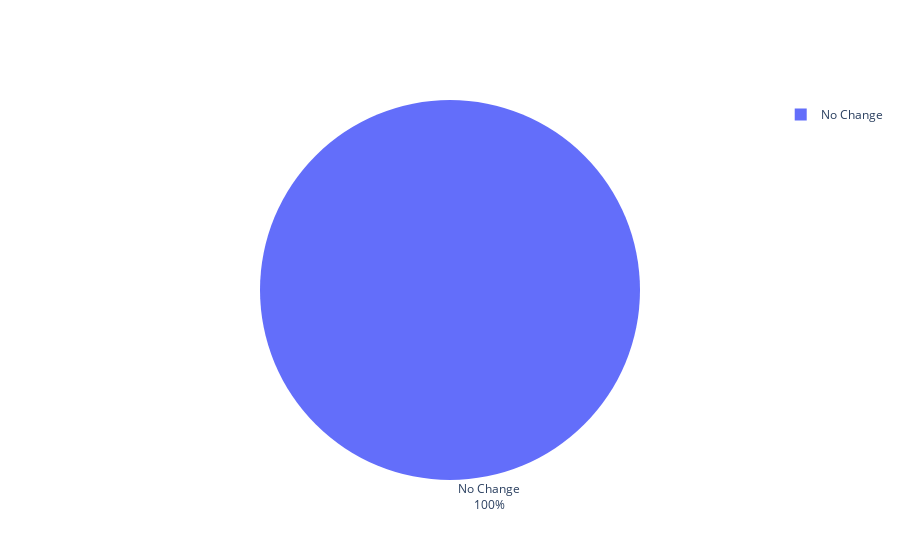
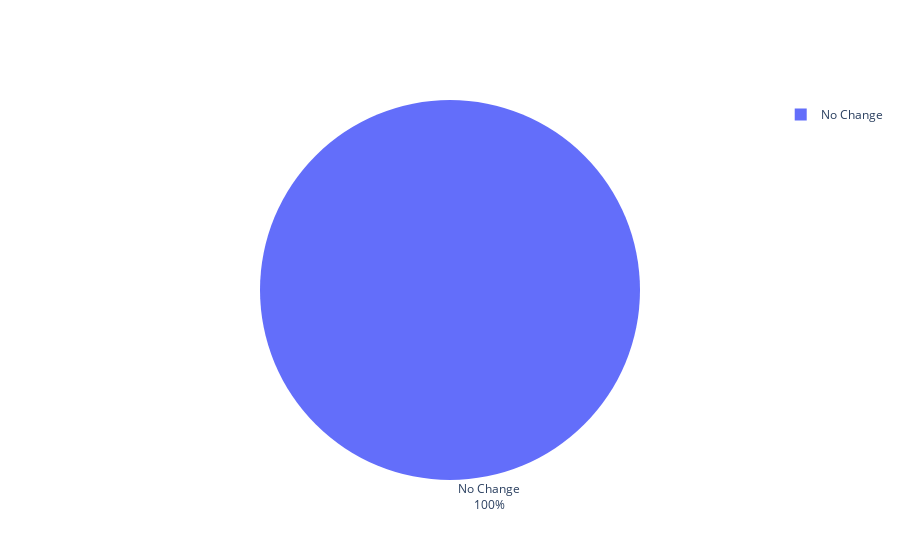
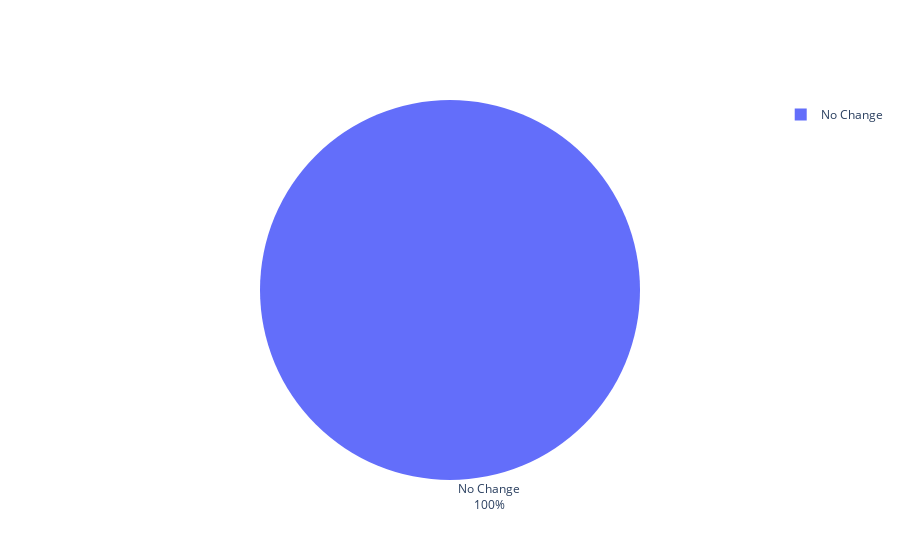
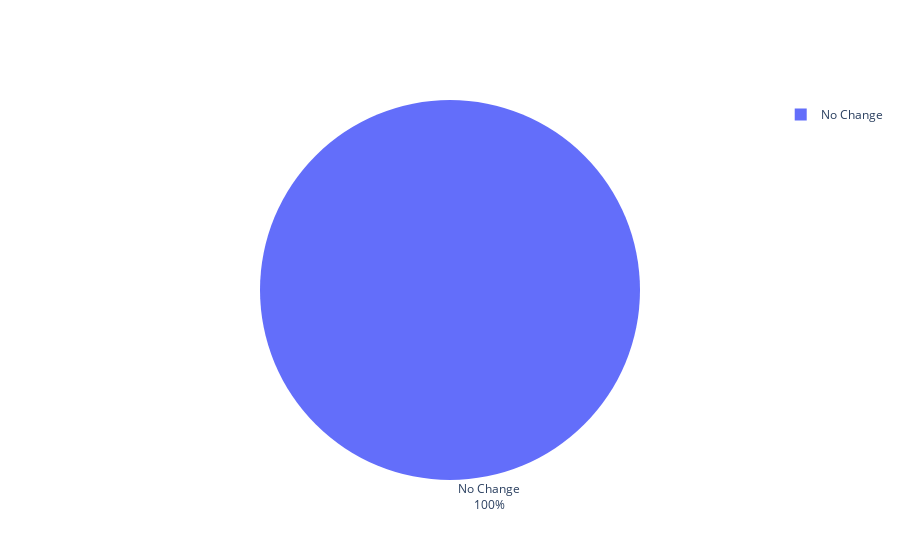

Here is the notebook cell these charts were saved with, in order:
### Code cell
# | output: asis
# above comment is needed for Quarto to render subtabs correctly

for key, value in name_dict.items():

    if len(base_tour[
        (base_tour.tour_category == 'non_mandatory')
        & (base_tour.primary_purpose == key)
        ]) == 0:
        continue
    
    print(f"#### {value}")
    df = base_tour[
        (base_tour.tour_category == 'non_mandatory')
        & (base_tour.primary_purpose == key)
        ].merge(build_tour,
                how='left',
                left_index=True,
                right_index=True,
                suffixes=('_base','_build'))
    
    df = (df.destination_base == df.destination_build).value_counts()
    df.index = df.index.map({True:'No Change',False:'Change'})
    print(str(df).replace("\n","<br>"))
    
    fig = vh.create_pie_chart(df.to_frame(),["count"])
    
    fig.show()
    display(Markdown(" "))

### Figure 1 — Plotly figure (JSON) as saved in the notebook; plotly's stock layout.template omitted (floating-point values rounded to 4 significant figures)
{"data": [{"automargin": true, "labels": ["No Change"], "textinfo": "label+percent", "textposition": "outside", "type": "pie", "values": [969214]}], "layout": {}}

### Figure 2 — Plotly figure (JSON) as saved in the notebook; plotly's stock layout.template omitted (floating-point values rounded to 4 significant figures)
{"data": [{"automargin": true, "labels": ["No Change"], "textinfo": "label+percent", "textposition": "outside", "type": "pie", "values": [539465]}], "layout": {}}

### Figure 3 — Plotly figure (JSON) as saved in the notebook; plotly's stock layout.template omitted (floating-point values rounded to 4 significant figures)
{"data": [{"automargin": true, "labels": ["No Change"], "textinfo": "label+percent", "textposition": "outside", "type": "pie", "values": [541205]}], "layout": {}}

### Figure 4 — Plotly figure (JSON) as saved in the notebook; plotly's stock layout.template omitted (floating-point values rounded to 4 significant figures)
{"data": [{"automargin": true, "labels": ["No Change"], "textinfo": "label+percent", "textposition": "outside", "type": "pie", "values": [325470]}], "layout": {}}
